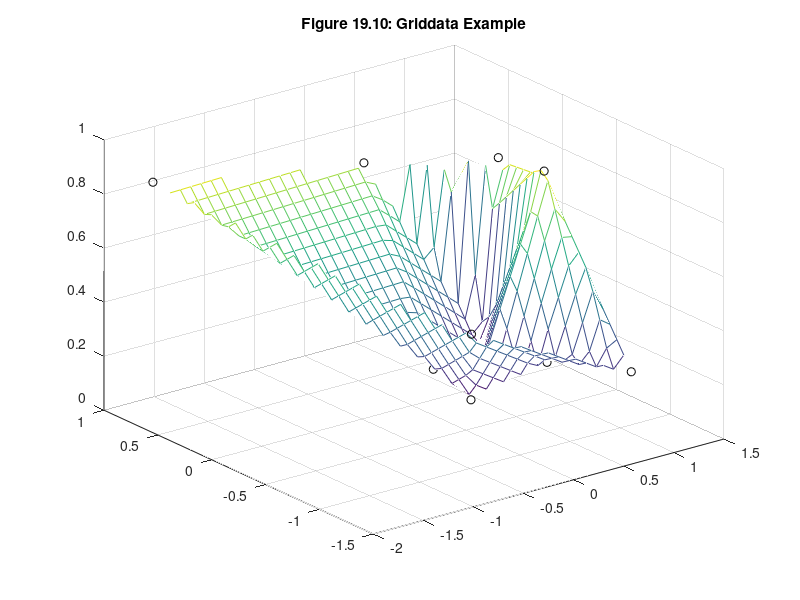

This chart was generated by the following MATLAB code:
% mm1910.m

x =[0     -0.31786        1.095       -1.874      0.42818      0.89564 ...
 0.73096      0.57786     0.040314      0.67709       0.5689     -0.25565];

y =[-0.54648     -0.84676     -0.24634      0.66302      -0.8542      -1.2013...
     -0.11987    -0.065294       0.4853     -0.59549     -0.14967     -0.43475];

%z = rand(1,12); % no z component for now

z=[0.12105 0.45075 0.71588 0.89284 0.2731 0.25477...
   0.8656  0.23235 0.80487 0.9084  0.23189 0.23931];
xi = linspace(min(x),max(x),30); % desired x points
yi = linspace(min(y),max(y),30); % desired y points
[Xi,Yi] = meshgrid(xi,yi); % create mesh grid
Zi = griddata(x,y,z,Xi,Yi); % grid the scattered data at Xi,Yi points
mesh(Xi,Yi,Zi)
hold on
plot3(x,y,z,'ko')  % show original data
hold off
title('Figure 19.10: Griddata Example')
